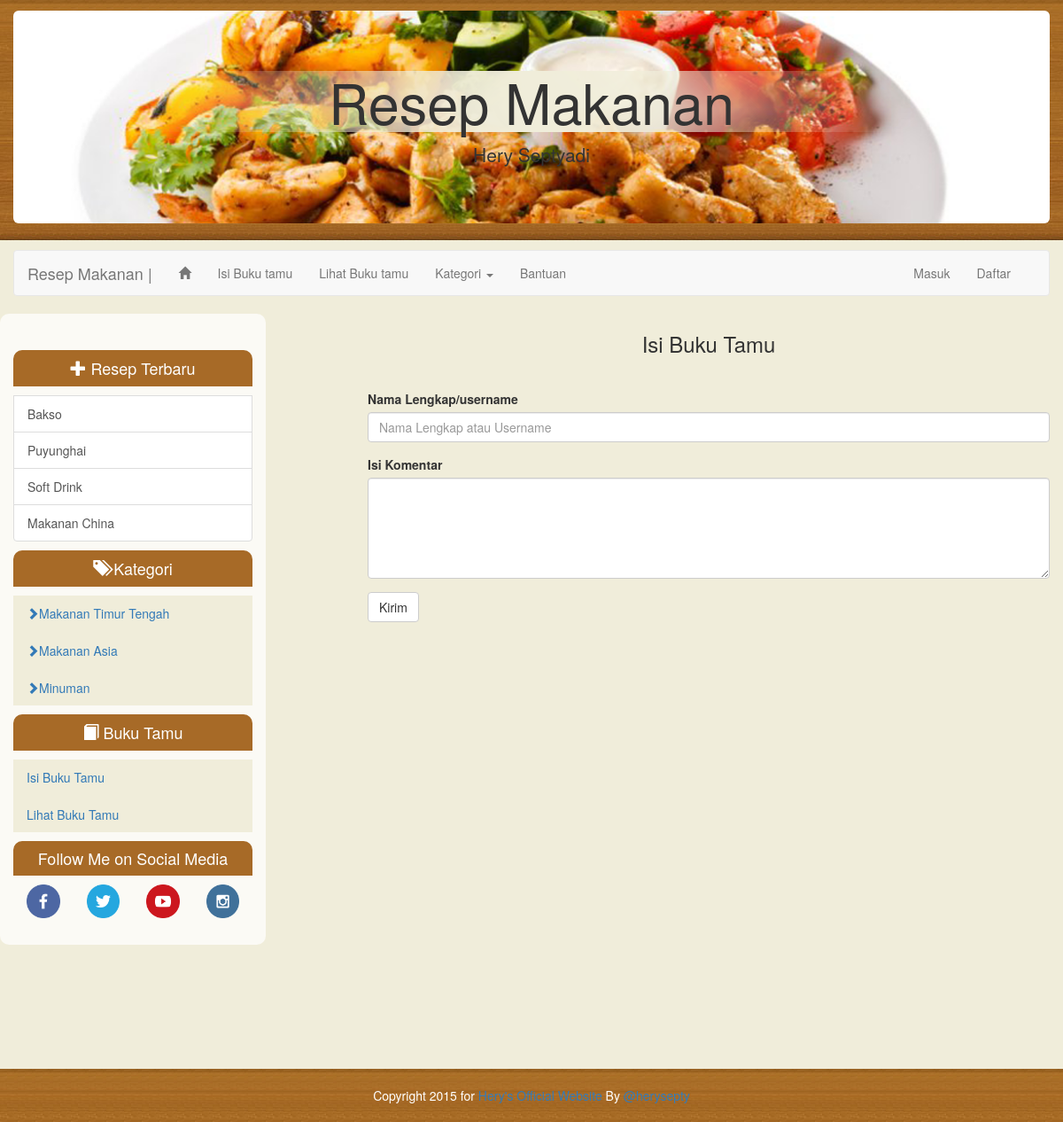
Screenshot of /index.php?page=guest-book with the database file from the repository.
### tables this page shows
CREATE TABLE `recipe` (
  `Id` varchar(11) NOT NULL DEFAULT '',
  `title_resep` varchar(255) DEFAULT NULL,
  `dir_image` varchar(100) DEFAULT NULL,
  `descript` text,
  `date` date DEFAULT NULL,
  `status` varchar(5) DEFAULT NULL,
  `rating` int(3) DEFAULT NULL,
  `id_user` varchar(25) DEFAULT NULL,
  `category` varchar(100) DEFAULT NULL,
  PRIMARY KEY (`Id`)
);

CREATE TABLE `category` (
  `Id` int(5) NOT NULL AUTO_INCREMENT,
  `category` varchar(25) DEFAULT NULL,
  PRIMARY KEY (`Id`)
);

### controller/conn.class.php (called while the page is built, shortened)
<?php
class Conn{
	private $db_host;
    private $db_username;
    private $db_password;
    private $db_name;
	function __construct(){
        $this->db_host = "localhost";
        $this->db_username = "root";
        $this->db_password = "";
        $this->db_name = "db_resepmakanan";
    }
    public function openConn(){
        $this->link_id=mysql_connect($this->db_host,$this->db_username,$this->db_password);
        return mysql_select_db($this->db_name,$this->link_id)or die("UNABLE TO SELECT DATABASE");
    }
}
?>

### module/user.class.php (called while the page is built, shortened)
<?php
	class User extends Manipulation{
		private $sessionUsername;
		function __construct(){
			$this->sessionUsername= isset($_SESSION['usernameResepKita']) ? $_SESSION['usernameResepKita'] : null;
		}
		function getSession(){
			return $this->sessionUsername;
		}
	}
?>

### controller/sql.class.php (called while the page is built, shortened)
<?php
require_once "conn.class.php";
class Sql extends Conn{
    private $result;
    function execute($query){
        $this->sql=$query;
        $this->result=mysql_query($this->sql) or die(mysql_error()."".$query);
    }
    function getArray(){
        $this->row=mysql_fetch_array($this->result,MYSQL_NUM);
        return $this->row;
    }
    function getRecord($thisField,$thisTable){
        return $Q=$this->execute("SELECT $thisField FROM $thisTable");
    }
}
?>

### template/widget/menu.php (the view, shortened to what this page needs)
<div class="row">
	<div class="col-md-12">
		<nav class="navbar navbar-default" role="navigation">
			<div class="container">
				<div class="row">
					<div  class="col-sm-12">
						<div class="navbar-header">
							<a class="navbar-brand" href="index.php">Resep Makanan  |</a>
						</div>
						<div class="collapse navbar-collapse" id="example-navbar-collapse">
							<ul class="nav navbar-nav">
								<li ><a href="index.php?page=home"><span class="glyphicon glyphicon-home" style=""></span></a></li>
								<li><a href="index.php?page=guest-book" data-toggle="tooltip" data-placement="bottom" title="Isi Buku tamu">Isi Buku tamu</a></li>
								<li><a href="index.php?page=view-guest-book" data-toggle="tooltip" data-placement="bottom" title="Lihat Buku Tamu">Lihat Buku tamu</a></li>
								<li class="dropdown"><a href="#" class="dropdown-toggle" data-toggle="dropdown"> Kategori <b class="caret"></b> </a>
								</li>
								<li><a href="index.php?page=help" data-toggle="tooltip" data-placement="bottom" title="Bantuan">Bantuan</a></li>
							</ul>
							<?php
								if(empty($user->getSession())){
							echo'
								<ul class="nav navbar-nav pull-right">
										<li><a href="signin.php">Masuk</a></li>
										<li><a href="signup.php" data-toggle="tooltip" data-placement="bottom" title="">Daftar</a></li>
								</ul>';
								}
								?>
					</div>
					</div>
				</div>
			</div>
		</nav>
	</div>
</div>

### template/widget/sidebar.php (shortened to what this page needs)
<div class="row sidebar-hs">
	<div class="col-md-12">
	</div>
	<div class="col-md-12">
	<h4 class="text-center sidebar-head"><span class="glyphicon glyphicon-plus" style=""></span> Resep Terbaru</h4>
		<?php
			$query = "SELECT * FROM recipe WHERE status='1' limit 5";
			$sql = mysql_query($query);
			while($row = mysql_fetch_array($sql)){
				echo '<a href="index.php?page=single-recipe&id='.$row[0].'" class="list-group-item">'.$row[1].'</a> ';
			}
		?>
	</div>
	<div class="col-md-12">
		<h4 class="text-center sidebar-head"><span class="glyphicon glyphicon-tags" style=""></span> Kategori</h4>
			<ul class="nav nav-pills nav-stacked"  style="background:#f0edda;">
				<?php
					$user->getRecord('*','category');
					while($getRow = $user->getArray()){
						echo '<li> <a href="index.php?page=home&category='.$getRow[1].'"> <span class="badge pull-right"></span>
						<span class="glyphicon glyphicon-chevron-right" style=""></span>'.$getRow[1].'</a></li>';
					}
				?>
			</ul>
	</div>
	<div class="col-md-12">
		<h4 class="text-center sidebar-head"><span class="glyphicon glyphicon-book" style=""></span> Buku Tamu</h4>
			<ul class="nav nav-pills nav-stacked" style="background:#f0edda;">
				<li> <a href="index.php?page=guest-book"> <span class="badge pull-right"></span>Isi Buku Tamu</a></li>
				<li> <a href="index.php?page=view-guest-book"> <span class="badge pull-right"></span>Lihat Buku Tamu</a></li>
			</ul>
	</div>
	<div class="col-md-12">
		<h4 class="text-center sidebar-head">Follow Me on Social Media</h4>
		<div class="col-xs-3">
          <a href="http://www.facebook.com/herysepty"><img src="assets/img/icon-social/facebook.png" class="img-responsive text-center" alt="Responsive image"></a>
        </div>
        <div class="col-xs-3">
          <a href="http://www.twitter.com/herysepty"><img src="assets/img/icon-social/twitter.png" class="img-responsive text-center" alt="Responsive image"></a>
        </div>
        <div class="col-xs-3">
          <a href="http://www.youtube.com/TheGizue"><img src="assets/img/icon-social/youtube.png" class="img-responsive text-center" alt="Responsive image"></a>
        </div>
        <div class="col-xs-3">
          <a href="http://www.instagram.com/herysepty"><img src="assets/img/icon-social/instagram.png" class="img-responsive text-center" alt="Responsive image"></a>
        </div>
	</div>
</div>

### assets/css/style.hs.css (style rules this page uses)
html { position: relative; min-height: 100%; }
body { margin-bottom: 200px; }
.index-hs { background: url('../img/layout/bg.png') repeat-x; background-color: #f0edda; }
.sidebar-hs { background-color: #fbfaf5; border-radius:10px 10px 10px 10px; -moz-border-radius:10px 10px 10px 10px; -webkit-border-radius:10px 10px 10px 10px; padding:30px 0px; }
.sidebar-head { background-color: #a76a27; padding: 10px 0px; border-radius:10px 10px 0px 0px; -moz-border-radius:10px 10px 0px 0px; -webkit-border-radius:10px 10px 0px 0px; color: #fff; }

### rows the page displays
recipe: title_resep "Bakso"
recipe: title_resep "Puyunghai"
recipe: title_resep "Soft Drink"
recipe: title_resep "Makanan China"
category: category "Makanan Timur Tengah"
category: category "Makanan Asia"
category: category "Minuman"
